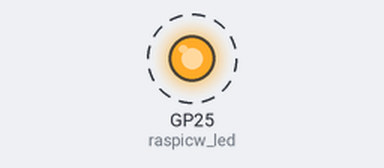
Bench run of a program on a simulated Raspberry Pi Pico running MicroPython. Parts: output pins drawn as LEDs (lit = HIGH). Dashed ring = blinking.

Above: at 0.15 s.
Timing chart, 0 to 3.0 s (numbered marks = the images above):
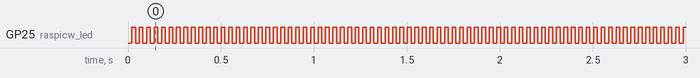

Measured:
- by itself, GP25 (raspicw_led): alternates HIGH for 0.02 s and LOW for 0.02 s

The program:

1_connect_raspi.py
```python
## import module connecting to raspi
from machine import Pin
from time import sleep

## define var for connecting to specific item or pin on raspi
raspicw_led = Pin('LED', Pin.OUT)

## LEDs can be switched on/of via the following methods
#### .on()
#### .off()
#### .toggle()
#### .value(0)
#### .value(1)


while True:
    raspicw_led.value(0)
    sleep(0.02)
    raspicw_led.value(1)
    sleep(0.02)
```
